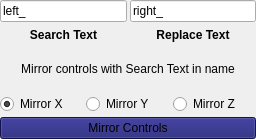
           <widget class="QWidget" name="page_mirror_controls">
            <property name="geometry">
             <rect>
              <x>0</x>
              <y>0</y>
              <width>256</width>
              <height>139</height>
             </rect>
            </property>
            <attribute name="label">
             <string>Mirror Controls</string>
            </attribute>
            <layout class="QVBoxLayout" name="verticalLayout_22">
             <property name="spacing">
              <number>0</number>
             </property>
             <property name="leftMargin">
              <number>0</number>
             </property>
             <property name="topMargin">
              <number>0</number>
             </property>
             <property name="rightMargin">
              <number>0</number>
             </property>
             <property name="bottomMargin">
              <number>0</number>
             </property>
             <item>
              <layout class="QVBoxLayout" name="verticalLayout_21">
               <property name="spacing">
                <number>3</number>
               </property>
               <item>
                <layout class="QHBoxLayout" name="horizontalLayout_29">
                 <item>
                  <layout class="QVBoxLayout" name="verticalLayout_31">
                   <item>
                    <widget class="QLineEdit" name="lineEdit_mirrorControlSearch">
                     <property name="text">
                      <string>left_</string>
                     </property>
                    </widget>
                   </item>
                   <item>
                    <widget class="QLabel" name="label_20">
                     <property name="font">
                      <font>
                       <weight>75</weight>
                       <bold>true</bold>
                      </font>
                     </property>
                     <property name="text">
                      <string>Search Text</string>
                     </property>
                     <property name="alignment">
                      <set>Qt::AlignCenter</set>
                     </property>
                    </widget>
                   </item>
                  </layout>
                 </item>
                 <item>
                  <layout class="QVBoxLayout" name="verticalLayout_34">
                   <item>
                    <widget class="QLineEdit" name="lineEdit_mirrorControlReplace">
                     <property name="text">
                      <string>right_</string>
                     </property>
                    </widget>
                   </item>
                   <item>
                    <widget class="QLabel" name="label_21">
                     <property name="font">
                      <font>
                       <weight>75</weight>
                       <bold>true</bold>
                      </font>
                     </property>
                     <property name="text">
                      <string>Replace Text</string>
                     </property>
                     <property name="alignment">
                      <set>Qt::AlignCenter</set>
                     </property>
                    </widget>
                   </item>
                  </layout>
                 </item>
                </layout>
               </item>
               <item>
                <layout class="QHBoxLayout" name="horizontalLayout_30">
                 <item>
                  <widget class="QLabel" name="label_22">
                   <property name="text">
                    <string>Mirror controls with Search Text in name</string>
                   </property>
                   <property name="alignment">
                    <set>Qt::AlignCenter</set>
                   </property>
                  </widget>
                 </item>
                </layout>
               </item>
               <item>
                <layout class="QHBoxLayout" name="horizontalLayout_27">
                 <item>
                  <widget class="QRadioButton" name="radioBtn_mirrorControl_X">
                   <property name="text">
                    <string>Mirror X</string>
                   </property>
                   <property name="checked">
                    <bool>true</bool>
                   </property>
                   <attribute name="buttonGroup">
                    <string notr="true">btnGrp_controlMirrorAxis</string>
                   </attribute>
                  </widget>
                 </item>
                 <item>
                  <widget class="QRadioButton" name="radioBtn_mirrorControl_Y">
                   <property name="text">
                    <string>Mirror Y</string>
                   </property>
                   <attribute name="buttonGroup">
                    <string notr="true">btnGrp_controlMirrorAxis</string>
                   </attribute>
                  </widget>
                 </item>
                 <item>
                  <widget class="QRadioButton" name="radioBtn_mirrorControl_Z">
                   <property name="text">
                    <string>Mirror Z</string>
                   </property>
                   <attribute name="buttonGroup">
                    <string notr="true">btnGrp_controlMirrorAxis</string>
                   </attribute>
                  </widget>
                 </item>
                </layout>
               </item>
               <item>
                <widget class="QPushButton" name="btn_mirrorControls">
                 <property name="styleSheet">
                  <string notr="true">QPushButton{
    background-color: midnightblue;
}</string>
                 </property>
                 <property name="text">
                  <string>Mirror Controls</string>
                 </property>
                </widget>
               </item>
              </layout>
             </item>
            </layout>
           </widget>
